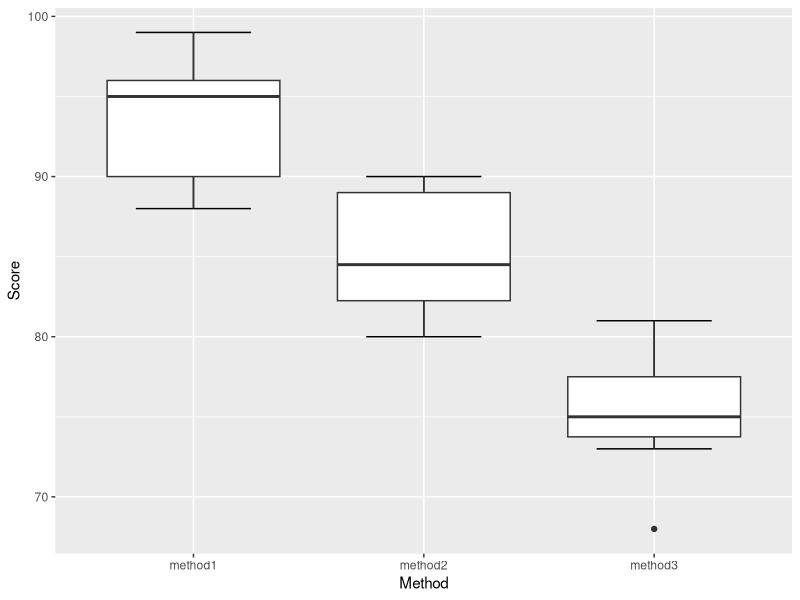

Write R code to recreate this figure. (Note: this script raises an error after producing the figure.)
## ---- chunk 1
# git config --global user.email "madhuvasudevan@yahoo.com"
# git config --global user.name "Madhu Vasudevan"

knitr::opts_chunk$set(echo = TRUE, comment = NA)
## ---- chunk 2
#install.packages("EnvStats")

#z <- paste(library()$results[,1],library()$results[,2])
#z <- sort(z)
#head(z, 20)

req.lib.pkgs <- c("ggplot2", "reshape2")
for (req.lib in req.lib.pkgs) {
  if(! req.lib %in% (.packages())){
    library(req.lib, character.only = TRUE)
  }
}  
(.packages())
## ---- chunk 3
method1.scores <- c(95,91,89,90,99,88,96,98,95)
method2.scores <- c(83,89,85,89,81,89,90,82,84,80)
method3.scores <- c(68,75,79,74,75,81,73,77)
Score <- c(method1.scores, method2.scores, method3.scores)

Method <- rep(c("method1", "method2", "method3"),
                times=c(length(method1.scores),
                        length(method2.scores), 
                        length(method3.scores)))

Training.frame <- data.frame(Method,Score)
analysis <-aov(Score ~ Method,data = Training.frame)
summary(analysis)
aov(Score ~ Method,data = Training.frame)
## ---- chunk 4
ggplot(Training.frame, aes(x=Method, y=Score))+
  stat_boxplot(geom="errorbar", width =.5) +
  geom_boxplot()

## ---- chunk 5
pf(23.42, 1, 24, lower.tail = FALSE)
contrasts(Training.frame$Method)
contrasts(Training.frame$Method) <- matrix(c(0,1,-1,2,-1,-1),3,2)
contrasts(Training.frame$Method)

Anova.w.Contrasts <-aov(Score ~ Method,data=Training.frame,
          contrasts = contrasts(Training.frame$Method))
summary(Anova.w.Contrasts,split=list(
              Method=list("2 vs 3"= 1,"1 vs 2 & 3" = 2)))

## ---- chunk 6
TukeyHSD(analysis)
## ---- chunk 7
Person <-c("Al", "Bill", "Charlie", "Dan", "Ed", "Fred",
"Gary","Harry","Irv","Jon")
Before <- c(198,201,210,185,204,156,167,197,220,186)
OneMonth <- c(194,203,200,183,200,153,166,197,215,184)
TwoMonths <- c(191,200,192,180,195,150,167,195,209,179)
ThreeMonths <- c(188,196,188,178,191,145,166,192,205,175)
Weight.frame <- data.frame(Person,Before,OneMonth,TwoMonths,ThreeMonths)
Weight.frame
Weight.frame.melt <- melt(Weight.frame,id="Person")
colnames(Weight.frame.melt) = c("Person","Time","Weight")
head(Weight.frame.melt)

ind.anova <- aov(Weight ~ Time, data=Weight.frame.melt)
summary(ind.anova)

rm.anova <- aov(Weight ~ Time + Error(Person/Time),
                data = Weight.frame.melt)
summary(rm.anova)

## ---- chunk 8
time <- c(0,1,2,3)
mean.weight <- c(mean(Before),mean(OneMonth),
mean(TwoMonths),mean(ThreeMonths))
se.weight <- c(sd(Before), sd(OneMonth), sd(TwoMonths),
sd(ThreeMonths))/sqrt(length(Person))
wt.means.frame <- data.frame(time,mean.weight,se.weight)
wt.means.frame

ggplot(wt.means.frame,aes(x=time,y=mean.weight)) +
  geom_point(size=3)+
  geom_errorbar(aes(ymin=mean.weight-se.weight,
      ymax=mean.weight+se.weight),width=.1)

## ---- chunk 9
contrasts(Weight.frame.melt$Time) <- matrix(c(-3,-1,1,3,
                                              1,-1,-1,1,
                                              -1,3,-3,1), 4, 3)
rm.anova <- aov(Weight ~ Time + Error(factor(Person)/Time),
                data=Weight.frame.melt, 
                contrasts = contrasts(Weight.frame.melt$Time))

summary(rm.anova,split=list(Time=list("Linear"=1,
                                      "Quadratic"=2,
                                      "Cubic" =3)))
